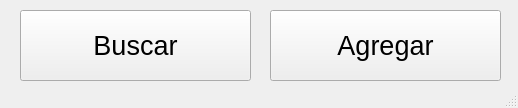
<?xml version="1.0" encoding="UTF-8"?>
<ui version="4.0">
 <class>MainWindow</class>
 <widget class="QMainWindow" name="MainWindow">
  <property name="geometry">
   <rect>
    <x>0</x>
    <y>0</y>
    <width>518</width>
    <height>108</height>
   </rect>
  </property>
  <property name="windowTitle">
   <string>MainWindow</string>
  </property>
  <widget class="QWidget" name="centralwidget">
   <widget class="QPushButton" name="Trabajodegrado">
    <property name="geometry">
     <rect>
      <x>20</x>
      <y>10</y>
      <width>231</width>
      <height>71</height>
     </rect>
    </property>
    <property name="font">
     <font>
      <pointsize>20</pointsize>
     </font>
    </property>
    <property name="text">
     <string>Buscar</string>
    </property>
    <property name="checkable">
     <bool>false</bool>
    </property>
    <property name="autoDefault">
     <bool>false</bool>
    </property>
   </widget>
   <widget class="QPushButton" name="Trabajodegrado_2">
    <property name="geometry">
     <rect>
      <x>270</x>
      <y>10</y>
      <width>231</width>
      <height>71</height>
     </rect>
    </property>
    <property name="font">
     <font>
      <pointsize>20</pointsize>
     </font>
    </property>
    <property name="text">
     <string>Agregar</string>
    </property>
    <property name="checkable">
     <bool>false</bool>
    </property>
    <property name="autoDefault">
     <bool>false</bool>
    </property>
   </widget>
  </widget>
  <widget class="QMenuBar" name="menubar">
   <property name="geometry">
    <rect>
     <x>0</x>
     <y>0</y>
     <width>518</width>
     <height>21</height>
    </rect>
   </property>
  </widget>
  <widget class="QStatusBar" name="statusbar"/>
 </widget>
 <resources/>
 <connections/>
</ui>
